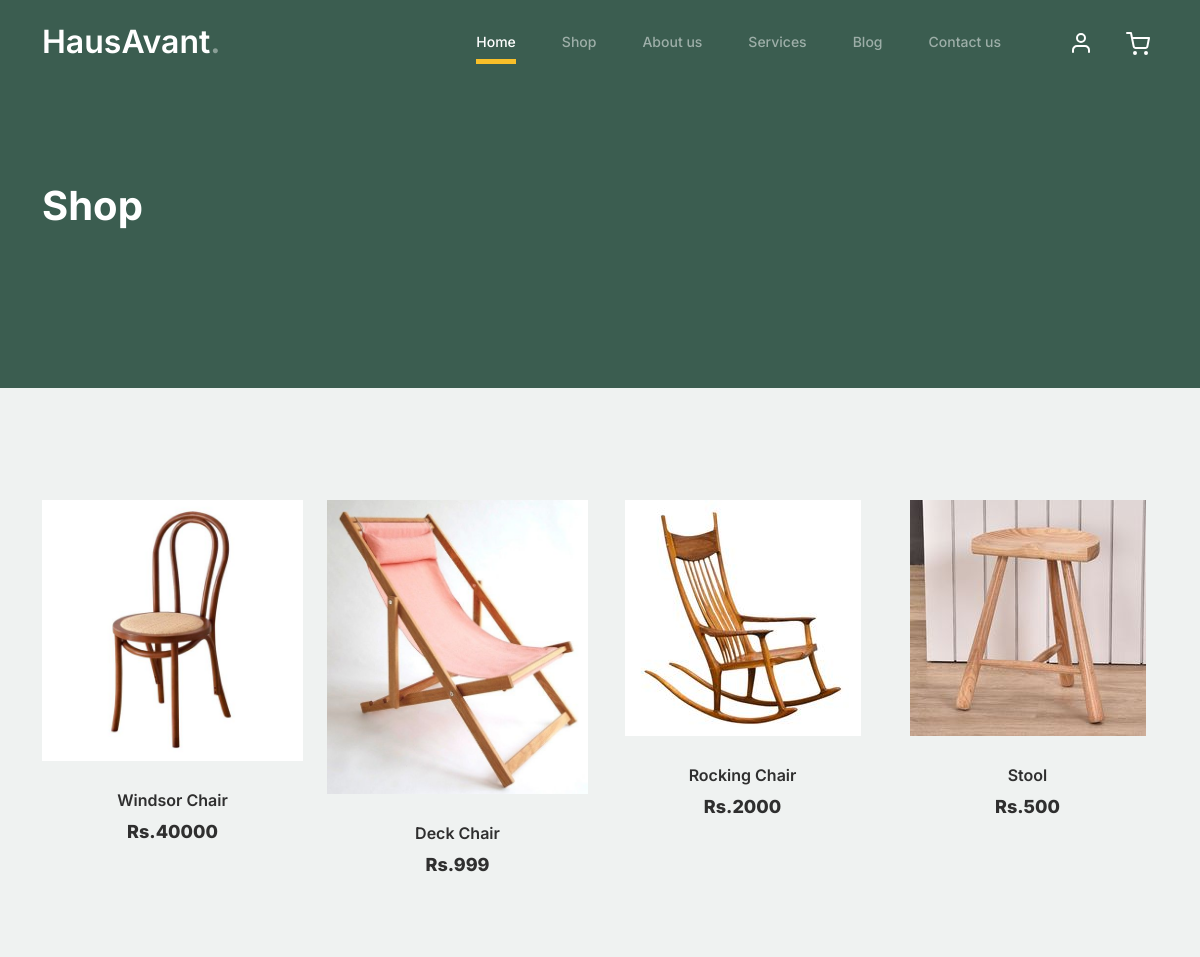
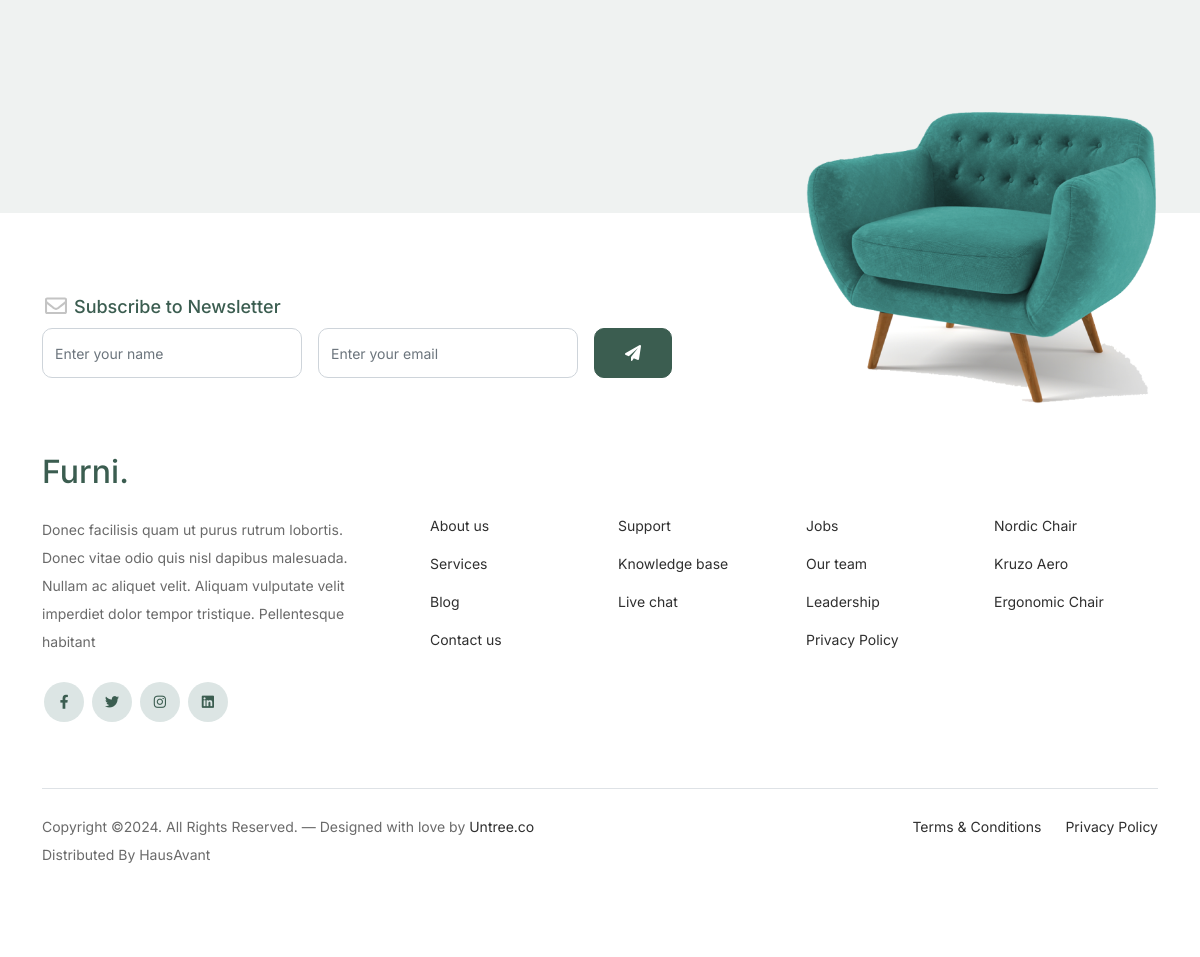
The page /product_filter/Chair/ on the database its author committed (2 pictures, top to bottom).
### adminapp/models.py (models this page shows)
class ProductDb(models.Model):
    category = models.CharField(max_length=100, null=True, blank=True)
    Product = models.CharField(max_length=100, null=True, blank=True)
    Quantity = models.IntegerField(null=True, blank=True)
    Price = models.IntegerField(null=True, blank=True)
    Country = models.CharField(max_length=100, null=True, blank=True)
    Manufacture = models.TextField(max_length=300, null=True, blank=True)
    Description = models.TextField(max_length=300, null=True, blank=True)
    Image1 = models.ImageField(upload_to="product_images",null=True,blank=True)
    Image2 = models.ImageField(upload_to="product_images",null=True,blank=True)
    Image3 = models.ImageField(upload_to="product_images",null=True,blank=True)

### webapp/views.py (the view)
# urls.py: path('product_filter/<cat_name>/',views.product_filter,name="product_filter"),
def product_filter(request,cat_name):
    data = ProductDb.objects.filter(category=cat_name)
    return render(request,"products_filter.html",{'data':data})

### webapp/templates/products_filter.html (shortened to what this page needs)
<!doctype html>
{% load static %}
<html lang="en">
<head>
		<link href="{% static 'web/css/bootstrap.min.css' %}" rel="stylesheet">
		<link href="https://cdnjs.cloudflare.com/ajax/libs/font-awesome/6.0.0-beta3/css/all.min.css" rel="stylesheet">
		<link href="{% static 'web/css/tiny-slider.css' %}" rel="stylesheet">
		<link href="{% static 'web/css/style.css' %}" rel="stylesheet">
	</head>
	<body>
		<nav class="custom-navbar navbar navbar navbar-expand-md navbar-dark bg-dark" arial-label="Furni navigation bar">
			<div class="container">
				<a class="navbar-brand" href="index.html">HausAvant<span>.</span></a>
				<div class="collapse navbar-collapse" id="navbarsFurni">
					<ul class="custom-navbar-nav navbar-nav ms-auto mb-2 mb-md-0">
						<li class="nav-item active">
							<a class="nav-link" href="{% url 'home' %}">Home</a>
						</li>
						<li><a class="nav-link" href="{% url 'products_page' %}">Shop</a></li>
						<li><a class="nav-link" href="{% url 'about' %}">About us</a></li>
						<li><a class="nav-link" href="{% url 'services' %}">Services</a></li>
						<li><a class="nav-link" href="{% url 'blog' %}">Blog</a></li>
						<li><a class="nav-link" href="{% url 'contact' %}">Contact us</a></li>
					</ul>
					<ul class="custom-navbar-cta navbar-nav mb-2 mb-md-0 ms-5">
						{% if  request.session.Name %}
					   <li><a class="nav-link" href="{% url 'user_logout' %}"><img src="{% static 'web/images/user.svg' %}">Welcome {{request.session.Name}} /Logout</a></li>
                         {% else %}
						<li><a class="nav-link" href="{% url 'log_in' %}"><img src="{% static 'web/images/user.svg' %}"></a></li>
						{% endif %}
						<li><a class="nav-link" href="{% url 'cart_page' %}"><img src="{% static 'web/images/cart.svg' %}"><sup>  {{cart}}</sup></a></li>
					</ul>
				</div>
			</div>
		</nav>
			<div class="hero">
				<div class="container">
					<div class="row justify-content-between">
						<div class="col-lg-5">
							<div class="intro-excerpt">
								<h1>Shop</h1>
							</div>
						</div>
						<div class="col-lg-7">
						</div>
					</div>
				</div>
			</div>
		<div class="untree_co-section product-section before-footer-section">
		    <div class="container">
		      	<div class="row">
					{% for d in data %}
					<div class="col-12 col-md-4 col-lg-3 mb-5">
						<a class="product-item" href="{% url 'single_product' pro_id=d.id %}">
							<img src="{{d.Image1.url}}" class="img-fluid product-thumbnail">
							<h3 class="product-title">{{d.Product}}</h3>
							<strong class="product-price">Rs.{{d.Price}}</strong>
						</a>
					</div>
					{% endfor %}
		      	</div>
		    </div>
		</div>
		<footer class="footer-section">
			<div class="container relative">
				<div class="sofa-img">
					<img src="{% static 'web/images/sofa.png' %}" alt="Image" class="img-fluid">
				</div>
				<div class="row">
					<div class="col-lg-8">
						<div class="subscription-form">
							<h3 class="d-flex align-items-center"><span class="me-1"><img src="images/envelope-outline.svg" alt="Image" class="img-fluid"></span><span>Subscribe to Newsletter</span></h3>
							<form action="#" class="row g-3">
								<div class="col-auto">
									<input type="text" class="form-control" placeholder="Enter your name">
								</div>
								<div class="col-auto">
									<input type="email" class="form-control" placeholder="Enter your email">
								</div>
								<div class="col-auto">
									<button class="btn btn-primary">
										<span class="fa fa-paper-plane"></span>
									</button>
								</div>
							</form>
						</div>
					</div>
				</div>
				<div class="row g-5 mb-5">
					<div class="col-lg-4">
						<div class="mb-4 footer-logo-wrap"><a href="#" class="footer-logo">Furni<span>.</span></a></div>
						<p class="mb-4">Donec facilisis quam ut purus rutrum lobortis. Donec vitae odio quis nisl dapibus malesuada. Nullam ac aliquet velit. Aliquam vulputate velit imperdiet dolor tempor tristique. Pellentesque habitant</p>
						<ul class="list-unstyled custom-social">
							<li><a href="#"><span class="fa fa-brands fa-facebook-f"></span></a></li>
							<li><a href="#"><span class="fa fa-brands fa-twitter"></span></a></li>
							<li><a href="#"><span class="fa fa-brands fa-instagram"></span></a></li>
							<li><a href="#"><span class="fa fa-brands fa-linkedin"></span></a></li>
						</ul>
					</div>
					<div class="col-lg-8">
						<div class="row links-wrap">
							<div class="col-6 col-sm-6 col-md-3">
								<ul class="list-unstyled">
									<li><a href="#">About us</a></li>
									<li><a href="#">Services</a></li>
									<li><a href="#">Blog</a></li>
									<li><a href="#">Contact us</a></li>
								</ul>
							</div>
							<div class="col-6 col-sm-6 col-md-3">
								<ul class="list-unstyled">
									<li><a href="#">Support</a></li>
									<li><a href="#">Knowledge base</a></li>
									<li><a href="#">Live chat</a></li>
								</ul>
							</div>
							<div class="col-6 col-sm-6 col-md-3">
								<ul class="list-unstyled">
									<li><a href="#">Jobs</a></li>
									<li><a href="#">Our team</a></li>
									<li><a href="#">Leadership</a></li>
									<li><a href="#">Privacy Policy</a></li>
								</ul>
							</div>
							<div class="col-6 col-sm-6 col-md-3">
								<ul class="list-unstyled">
									<li><a href="#">Nordic Chair</a></li>
									<li><a href="#">Kruzo Aero</a></li>
									<li><a href="#">Ergonomic Chair</a></li>
								</ul>
							</div>
						</div>
					</div>
				</div>
				<div class="border-top copyright">
					<div class="row pt-4">
						<div class="col-lg-6">
							<p class="mb-2 text-center text-lg-start">Copyright &copy;. All Rights Reserved. &mdash; Designed with love by <a href="https://untree.co">Untree.co</a> Distributed By <a hreff="{% url 'home' %}">HausAvant</a>
            </p>
						</div>
						<div class="col-lg-6 text-center text-lg-end">
							<ul class="list-unstyled d-inline-flex ms-auto">
								<li class="me-4"><a href="#">Terms &amp; Conditions</a></li>
								<li><a href="#">Privacy Policy</a></li>
							</ul>
						</div>
					</div>
				</div>
			</div>
		</footer>
	</body>
</html>

### rows shown on the page
ProductDb: Image1 (picture), Product "Windsor Chair", Price "40000"
ProductDb: Image1 (picture), Product "Deck Chair", Price "999"
ProductDb: Image1 (picture), Product "Rocking Chair", Price "2000"
ProductDb: Image1 (picture), Product "Stool", Price "500"
